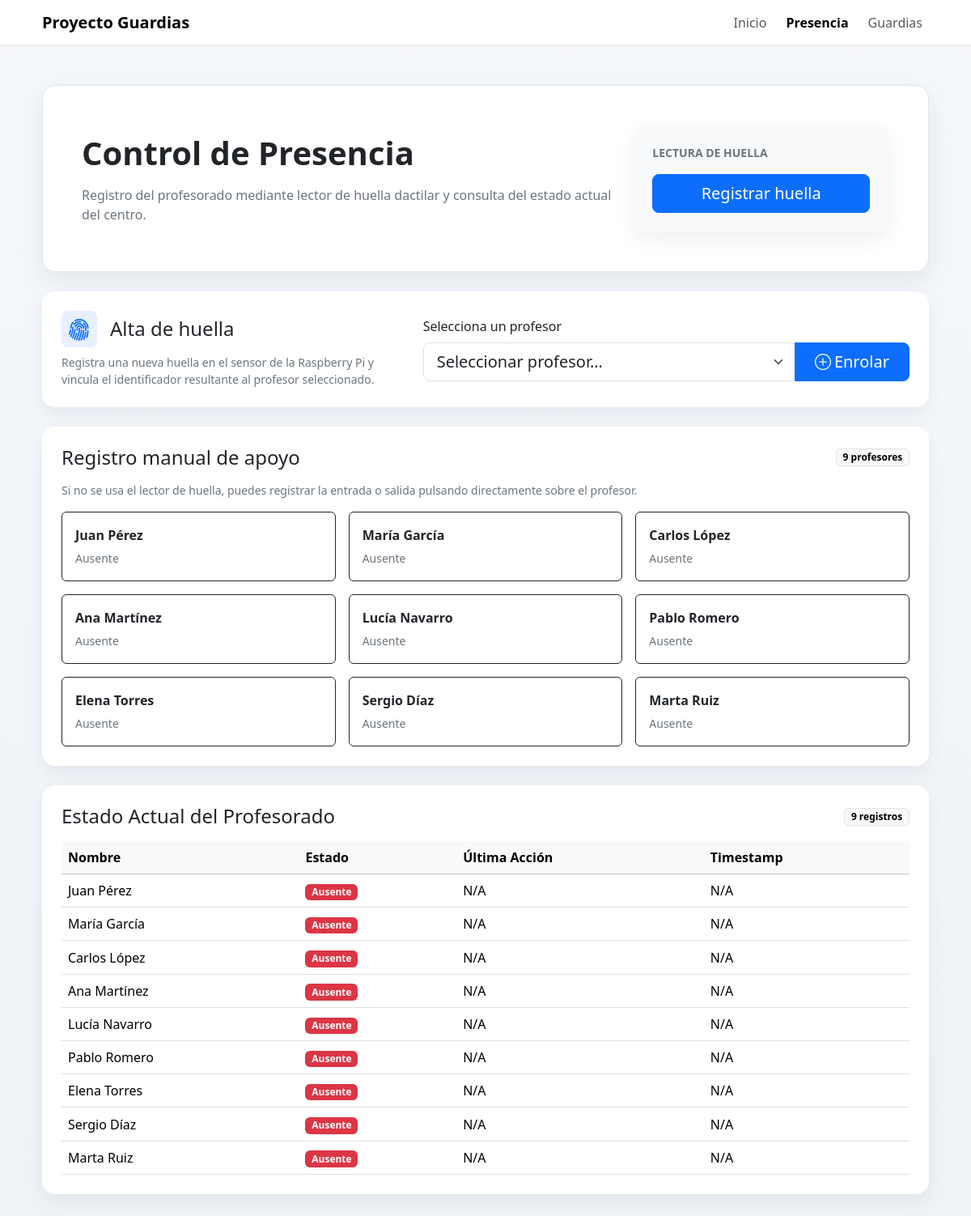
Page /presencia on the committed database.
### tables this page shows
CREATE TABLE profesores (id INTEGER PRIMARY KEY AUTOINCREMENT, nombre TEXT NOT NULL, departamento TEXT, huella_id INTEGER, activo INTEGER DEFAULT 1, guardias_acumuladas INTEGER DEFAULT 0, guardias_semana INTEGER DEFAULT 0);

### app.py (the view)
@app.route("/presencia")
def vista_presencia():
    estado = obtener_estado_actual(_obtener_db_path())
    profesores = [
        {
            "id": profesor_id,
            "nombre": info.get("nombre", f"Profesor {profesor_id}"),
        }
        for profesor_id, info in estado.items()
    ]
    profesores.sort(key=lambda p: p["nombre"].casefold())
    return render_template("presencia.html", estado=estado, profesores=profesores)

### app.py (called while the page is built)
def _obtener_db_path():
    return app.config.get("DB_PATH", "ies.db")

### modules/db/db_manager.py (called while the page is built, shortened)
    def get_connection(self):
        return sqlite3.connect(self.db_path)

    @contextmanager
    def _connection(self):
        conn = self.get_connection()
        try:
            self._ensure_schema(conn)
            yield conn
        finally:
            conn.close()

    def _fetch_all(self, query, params=(), model_cls=None):
        with self._connection() as conn:
            cursor = conn.cursor()
            cursor.execute(query, params)
            rows = cursor.fetchall()
        if model_cls is None:
            return rows
        return [model_cls(*row) for row in rows]

    def _fecha_hoy(self, fecha=None):
        return fecha or datetime.now().strftime("%Y-%m-%d")

    def _ensure_profesores_schema(self, conn):
        cursor = conn.cursor()
        cursor.execute("PRAGMA table_info(profesores)")
        schema_rows = cursor.fetchall()
        columnas = {row[1] for row in schema_rows}
        tipos = {row[1]: (row[2] or "").upper() for row in schema_rows}
        schema_actualizado = False
        if "departamento" not in columnas:
            cursor.execute("ALTER TABLE profesores ADD COLUMN departamento TEXT")
            schema_actualizado = True
        if "huella_id" not in columnas:
            cursor.execute("ALTER TABLE profesores ADD COLUMN huella_id INTEGER")
            schema_actualizado = True
        self._normalizar_huella_ids(conn)
        if schema_actualizado:
            conn.commit()

    @staticmethod
    def _normalizar_huella_id_valor(valor):
        if valor is None:
            return None
        if isinstance(valor, int):
            return valor

    def _normalizar_huella_ids(self, conn):
        cursor = conn.cursor()
        cursor.execute("SELECT id, huella_id FROM profesores")
        cambios = []
        for profesor_id, huella_id in cursor.fetchall():
            huella_normalizada = self._normalizar_huella_id_valor(huella_id)
            if huella_id != huella_normalizada:
                cambios.append((huella_normalizada, profesor_id))
        if cambios:
            cursor.executemany(
                "UPDATE profesores SET huella_id = ? WHERE id = ?",
                cambios,
            )
            conn.commit()

    def _ensure_horarios_schema(self, conn):
        cursor = conn.cursor()
        cursor.execute("PRAGMA table_info(horarios)")
        columnas = {row[1] for row in cursor.fetchall()}

### templates/presencia.html (shortened to what this page needs)
<!DOCTYPE html>
<html lang="es">
<head>
    <link href="https://cdn.jsdelivr.net/npm/bootstrap@5.3.3/dist/css/bootstrap.min.css" rel="stylesheet">
    <link rel="stylesheet" href="https://cdn.jsdelivr.net/npm/bootstrap-icons@1.11.3/font/bootstrap-icons.min.css">
</head>
<body>
    <nav class="navbar navbar-expand-lg bg-white border-bottom sticky-top">
        <div class="container app-shell">
            <a class="navbar-brand fw-semibold" href="{{ url_for('index') }}">Proyecto Guardias</a>
            <div class="collapse navbar-collapse" id="mainNav">
                <div class="navbar-nav ms-auto gap-lg-2">
                    <a class="nav-link" href="{{ url_for('index') }}">Inicio</a>
                    <a class="nav-link active fw-semibold" href="{{ url_for('vista_presencia') }}">Presencia</a>
                    <a class="nav-link" href="{{ url_for('vista_guardias') }}">Guardias</a>
                </div>
            </div>
        </div>
    </nav>
    <main class="container app-shell py-4 py-lg-5">
        <section class="page-hero p-4 p-lg-5 mb-4">
            <div class="row g-4 align-items-center">
                <div class="col-lg-8">
                    <h1 class="display-6 fw-semibold mb-3">Control de Presencia</h1>
                    <p class="text-secondary mb-0">Registro del profesorado mediante lector de huella dactilar y consulta del estado actual del centro.</p>
                </div>
                <div class="col-lg-4">
                    <div class="card content-card bg-body-tertiary">
                        <div class="card-body p-4">
                            <p class="text-uppercase text-secondary small fw-semibold mb-3">Lectura de huella</p>
                            <form id="form-registro-huella" action="{{ url_for('registrar') }}" method="post" class="d-grid">
                                <button id="btn-registrar-huella" class="btn btn-primary btn-lg" type="submit">Registrar huella</button>
                            </form>
                        </div>
                    </div>
                </div>
            </div>
        </section>
        <section class="card stat-card mb-4">
            <div class="card-body p-4">
                <div class="row g-4 align-items-center">
                    <div class="col-lg-5">
                        <div class="d-flex align-items-center gap-3 mb-2">
                            <div class="rounded-3 p-2 bg-primary bg-opacity-10 text-primary lh-1" style="font-size:1.75rem">
                                <i class="bi bi-fingerprint"></i>
                            </div>
                            <h2 class="h4 mb-0">Alta de huella</h2>
                        </div>
                        <p class="text-secondary small mb-0 mt-2">
                            Registra una nueva huella en el sensor de la Raspberry Pi y vincula el identificador resultante al profesor seleccionado.
                        </p>
                    </div>
                    <div class="col-lg-7">
                        <form id="form-enrolar-huella" action="{{ url_for('enrolar_huella_profesor') }}" method="post">
                            <label for="profesor_id" class="form-label fw-medium">Selecciona un profesor</label>
                            <div class="input-group input-group-lg">
                                <select id="profesor_id" name="profesor_id" class="form-select" required>
                                    <option value="" selected disabled>Seleccionar profesor…</option>
                                </select>
                                <button id="btn-enrolar-huella" class="btn btn-primary px-4" type="submit" {% if not profesores %}disabled{% endif %}>
                                    <i class="bi bi-plus-circle me-1"></i>Enrolar
                                </button>
                            </div>
                        </form>
                    </div>
                </div>
            </div>
        </section>
        <section class="card stat-card mb-4">
            <div class="card-body p-4">
                <div class="d-flex justify-content-between align-items-center mb-3 flex-wrap gap-2">
                    <h2 class="h4 mb-0">Registro manual de apoyo</h2>
                    <span class="badge text-bg-light border">{{ estado|length }} profesores</span>
                </div>
                <p class="text-secondary small mb-3">Si no se usa el lector de huella, puedes registrar la entrada o salida pulsando directamente sobre el profesor.</p>
                <div class="row g-3">
                    {% for profesor_id, info in estado.items() %}
                    <div class="col-md-6 col-xl-4">
                        <form action="{{ url_for('registrar') }}" method="post" class="h-100">
                            <button class="btn {% if info.presente %}btn-success{% else %}btn-outline-dark{% endif %} w-100 h-100 text-start p-3" type="submit">
                                <span class="d-block fw-semibold mb-1">{{ info.nombre }}</span>
                                <span class="small {% if info.presente %}text-white{% else %}text-secondary{% endif %}">
                                    {% if info.presente %}Presente{% else %}Ausente{% endif %}
                                </span>
                            </button>
                        </form>
                    </div>
                    {% else %}
                    <div class="col-12">
                        <div class="text-center text-secondary py-3">No hay profesores disponibles para registrar.</div>
                    </div>
                    {% endfor %}
                </div>
            </div>
        </section>
        <section class="card stat-card">
            <div class="card-body p-4">
                <div class="d-flex justify-content-between align-items-center mb-3 flex-wrap gap-2">
                    <h2 class="h4 mb-0">Estado Actual del Profesorado</h2>
                    <span class="badge text-bg-light border">{{ estado|length }} registros</span>
                </div>
                <div class="table-responsive">
                    <table class="table table-hover align-middle mb-0">
                        <thead class="table-light">
                            <tr>
                                <th>Nombre</th>
                                <th>Estado</th>
                                <th>Última Acción</th>
                                <th>Timestamp</th>
                            </tr>
                        </thead>
                        <tbody>
                            {% for profesor_id, info in estado.items() %}
                            <tr>
                                <td class="fw-medium">{{ info.nombre }}</td>
                                <td>
                                    <span class="badge {% if info.presente %}text-bg-success{% else %}text-bg-danger{% endif %}">
                                        {% if info.presente %}Presente{% else %}Ausente{% endif %}
                                    </span>
                                </td>
                                <td>{{ info.ultima_accion or 'N/A' }}</td>
                                <td>{{ info.timestamp or 'N/A' }}</td>
                            </tr>
                            {% else %}
                            <tr>
                                <td colspan="4" class="text-center text-secondary py-4">No hay registros de presencia para mostrar.</td>
                            </tr>
                            {% endfor %}
                        </tbody>
                    </table>
                </div>
            </div>
        </section>
    </main>
</body>
</html>

### templates/presencia.html (style rules this page uses)
body { background: linear-gradient(180deg, #f5f7fb 0%, #eef3f8 100%); min-height: 100vh; }
.app-shell { max-width: 1120px; }
.page-hero { background: #ffffff; border: 1px solid #dfe7f1; border-radius: 1rem; box-shadow: 0 10px 30px rgba(31, 41, 55, 0.08); }
.stat-card, .content-card { border: 0; border-radius: 1rem; box-shadow: 0 10px 24px rgba(15, 23, 42, 0.06); }

### rows in the picture
profesores: nombre "Juan Pérez", nombre "Juan Pérez"
profesores: nombre "María García", nombre "María García"
profesores: nombre "Carlos López", nombre "Carlos López"
profesores: nombre "Ana Martínez", nombre "Ana Martínez"
profesores: nombre "Lucía Navarro", nombre "Lucía Navarro"
profesores: nombre "Pablo Romero", nombre "Pablo Romero"
profesores: nombre "Elena Torres", nombre "Elena Torres"
profesores: nombre "Sergio Díaz", nombre "Sergio Díaz"
profesores: nombre "Marta Ruiz", nombre "Marta Ruiz"

### other values in the picture
{{ estado|length }} "9"
{{ info.ultima_accion or 'N/A' }} "N/A" "N/A" "N/A" "N/A" "N/A" "N/A" "N/A" "N/A" "N/A"
{{ info.timestamp or 'N/A' }} "N/A" "N/A" "N/A" "N/A" "N/A" "N/A" "N/A" "N/A" "N/A"
